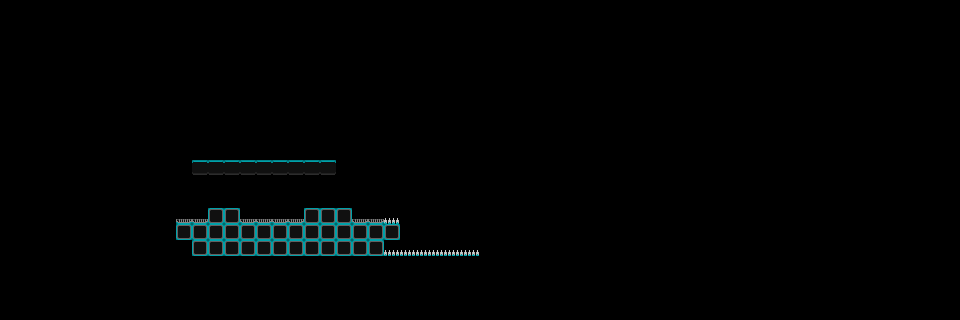

Below is a game level as drawn by its tile map, then a one-line description and the .tmx file that defines it, in full:
An orthogonal 60x20 tile map with 16x16 px tiles, 1 tile layer (World).

<map version="1.5" tiledversion="1.7.2" orientation="orthogonal" renderorder="right-down" width="60" height="20" tilewidth="16" tileheight="16" infinite="0" nextlayerid="2" nextobjectid="1">
 <tileset firstgid="1" name="Spaceship" tilewidth="16" tileheight="16" tilecount="4" columns="2">
  <image source="../tilesets/Spaceship.png" width="32" height="32" />
 </tileset>
 <layer id="1" name="World" width="60" height="20">
  <data encoding="csv">
0,0,0,0,0,0,0,0,0,0,0,0,0,0,0,0,0,0,0,0,0,0,0,0,0,0,0,0,0,0,0,0,0,0,0,0,0,0,0,0,0,0,0,0,0,0,0,0,0,0,0,0,0,0,0,0,0,0,0,0,
0,0,0,0,0,0,0,0,0,0,0,0,0,0,0,0,0,0,0,0,0,0,0,0,0,0,0,0,0,0,0,0,0,0,0,0,0,0,0,0,0,0,0,0,0,0,0,0,0,0,0,0,0,0,0,0,0,0,0,0,
0,0,0,0,0,0,0,0,0,0,0,0,0,0,0,0,0,0,0,0,0,0,0,0,0,0,0,0,0,0,0,0,0,0,0,0,0,0,0,0,0,0,0,0,0,0,0,0,0,0,0,0,0,0,0,0,0,0,0,0,
0,0,0,0,0,0,0,0,0,0,0,0,0,0,0,0,0,0,0,0,0,0,0,0,0,0,0,0,0,0,0,0,0,0,0,0,0,0,0,0,0,0,0,0,0,0,0,0,0,0,0,0,0,0,0,0,0,0,0,0,
0,0,0,0,0,0,0,0,0,0,0,0,0,0,0,0,0,0,0,0,0,0,0,0,0,0,0,0,0,0,0,0,0,0,0,0,0,0,0,0,0,0,0,0,0,0,0,0,0,0,0,0,0,0,0,0,0,0,0,0,
0,0,0,0,0,0,0,0,0,0,0,0,0,0,0,0,0,0,0,0,0,0,0,0,0,0,0,0,0,0,0,0,0,0,0,0,0,0,0,0,0,0,0,0,0,0,0,0,0,0,0,0,0,0,0,0,0,0,0,0,
0,0,0,0,0,0,0,0,0,0,0,0,0,0,0,0,0,0,0,0,0,0,0,0,0,0,0,0,0,0,0,0,0,0,0,0,0,0,0,0,0,0,0,0,0,0,0,0,0,0,0,0,0,0,0,0,0,0,0,0,
0,0,0,0,0,0,0,0,0,0,0,0,0,0,0,0,0,0,0,0,0,0,0,0,0,0,0,0,0,0,0,0,0,0,0,0,0,0,0,0,0,0,0,0,0,0,0,0,0,0,0,0,0,0,0,0,0,0,0,0,
0,0,0,0,0,0,0,0,0,0,0,0,0,0,0,0,0,0,0,0,0,0,0,0,0,0,0,0,0,0,0,0,0,0,0,0,0,0,0,0,0,0,0,0,0,0,0,0,0,0,0,0,0,0,0,0,0,0,0,0,
0,0,0,0,0,0,0,0,0,0,0,0,0,0,0,0,0,0,0,0,0,0,0,0,0,0,0,0,0,0,0,0,0,0,0,0,0,0,0,0,0,0,0,0,0,0,0,0,0,0,0,0,0,0,0,0,0,0,0,0,
0,0,0,0,0,0,0,0,0,0,0,0,2,2,2,2,2,2,2,2,2,0,0,0,0,0,0,0,0,0,0,0,0,0,0,0,0,0,0,0,0,0,0,0,0,0,0,0,0,0,0,0,0,0,0,0,0,0,0,0,
0,0,0,0,0,0,0,0,0,0,0,0,0,0,0,0,0,0,0,0,0,0,0,0,0,0,0,0,0,0,0,0,0,0,0,0,0,0,0,0,0,0,0,0,0,0,0,0,0,0,0,0,0,0,0,0,0,0,0,0,
0,0,0,0,0,0,0,0,0,0,0,0,0,0,0,0,0,0,0,0,0,0,0,0,0,0,0,0,0,0,0,0,0,0,0,0,0,0,0,0,0,0,0,0,0,0,0,0,0,0,0,0,0,0,0,0,0,0,0,0,
0,0,0,0,0,0,0,0,0,0,0,3,3,1,1,3,3,3,3,1,1,1,3,3,4,0,0,0,0,0,0,0,0,0,0,0,0,0,0,0,0,0,0,0,0,0,0,0,0,0,0,0,0,0,0,0,0,0,0,0,
0,0,0,0,0,0,0,0,0,0,0,1,1,1,1,1,1,1,1,1,1,1,1,1,1,0,0,0,0,0,0,0,0,0,0,0,0,0,0,0,0,0,0,0,0,0,0,0,0,0,0,0,0,0,0,0,0,0,0,0,
0,0,0,0,0,0,0,0,0,0,0,0,1,1,1,1,1,1,1,1,1,1,1,1,4,4,4,4,4,4,0,0,0,0,0,0,0,0,0,0,0,0,0,0,0,0,0,0,0,0,0,0,0,0,0,0,0,0,0,0,
0,0,0,0,0,0,0,0,0,0,0,0,0,0,0,0,0,0,0,0,0,0,0,0,0,0,0,0,0,0,0,0,0,0,0,0,0,0,0,0,0,0,0,0,0,0,0,0,0,0,0,0,0,0,0,0,0,0,0,0,
0,0,0,0,0,0,0,0,0,0,0,0,0,0,0,0,0,0,0,0,0,0,0,0,0,0,0,0,0,0,0,0,0,0,0,0,0,0,0,0,0,0,0,0,0,0,0,0,0,0,0,0,0,0,0,0,0,0,0,0,
0,0,0,0,0,0,0,0,0,0,0,0,0,0,0,0,0,0,0,0,0,0,0,0,0,0,0,0,0,0,0,0,0,0,0,0,0,0,0,0,0,0,0,0,0,0,0,0,0,0,0,0,0,0,0,0,0,0,0,0,
0,0,0,0,0,0,0,0,0,0,0,0,0,0,0,0,0,0,0,0,0,0,0,0,0,0,0,0,0,0,0,0,0,0,0,0,0,0,0,0,0,0,0,0,0,0,0,0,0,0,0,0,0,0,0,0,0,0,0,0
</data>
 </layer>
</map>
